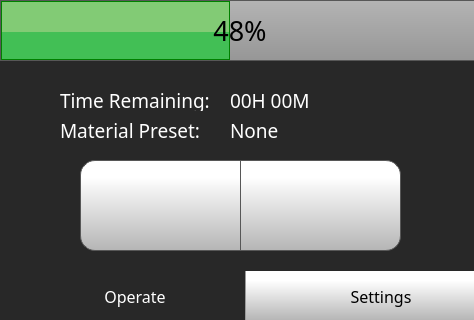
<?xml version="1.0" encoding="UTF-8"?>
<ui version="4.0">
 <class>MainWindow</class>
 <widget class="QMainWindow" name="MainWindow">
  <property name="geometry">
   <rect>
    <x>0</x>
    <y>0</y>
    <width>474</width>
    <height>320</height>
   </rect>
  </property>
  <property name="windowTitle">
   <string>MainWindow</string>
  </property>
  <property name="styleSheet">
   <string notr="true">
background-color: rgb(40, 40, 40);</string>
  </property>
  <widget class="QWidget" name="mainApplication">
   <widget class="QTabWidget" name="controlTabWidget">
    <property name="geometry">
     <rect>
      <x>0</x>
      <y>0</y>
      <width>492</width>
      <height>321</height>
     </rect>
    </property>
    <property name="font">
     <font>
      <family>Gotham</family>
      <pointsize>12</pointsize>
     </font>
    </property>
    <property name="layoutDirection">
     <enum>Qt::LeftToRight</enum>
    </property>
    <property name="autoFillBackground">
     <bool>false</bool>
    </property>
    <property name="styleSheet">
     <string notr="true">QTabWidget::pane { /* The tab widget frame */
    position: absolute;

}

QTabWidget::tab-bar {

}

/* Style the tab using the tab sub-control. Note that
    it reads QTabBar _not_ QTabWidget */
QTabBar::tab {
   border-right: 1px solid rgb(87, 87, 87);
	background-color: qlineargradient(spread:pad, x1:0, y1:1, x2:0, y2:0.188, stop:0 rgba(180, 180, 180, 255), stop:1 rgba(255, 255, 255, 255));
    border-top-color: #C2C7CB; /* same as the pane color */
    width:220px;
     height: 50px;
	padding-left: 25px;

}

QTabBar::tab:selected {
/*    background-color: qlineargradient(x1: 0, y1: 0, x2: 0, y2: 1,
                                      stop: 0 #dadbde, stop: 1 #f6f7fa);
*/
background-color: rgb(40, 40, 40);
color:  rgb(255, 255, 255);

}

QTabBar::tab:selected {
    border-color: #9B9B9B;
    border-bottom-color: #C2C7CB; /* same as pane color */
}
QTabBar::tab:first {
    margin-left: 0; /* the first selected tab has nothing to overlap with on the left */
/*border-bottom-left-radius: 15px;*/
}
QTabBar::tab:last {
    margin-right: 0; /* the last selected tab has nothing to overlap with on the right */
}
QTabBar::tab:focus {
	outline: none;
}
QTabBar:focus {
	outline: none;
}</string>
    </property>
    <property name="tabPosition">
     <enum>QTabWidget::South</enum>
    </property>
    <property name="tabShape">
     <enum>QTabWidget::Rounded</enum>
    </property>
    <property name="currentIndex">
     <number>0</number>
    </property>
    <property name="iconSize">
     <size>
      <width>25</width>
      <height>45</height>
     </size>
    </property>
    <property name="elideMode">
     <enum>Qt::ElideRight</enum>
    </property>
    <property name="usesScrollButtons">
     <bool>false</bool>
    </property>
    <property name="documentMode">
     <bool>false</bool>
    </property>
    <property name="tabsClosable">
     <bool>false</bool>
    </property>
    <property name="movable">
     <bool>false</bool>
    </property>
    <widget class="QWidget" name="temperatureTab">
     <attribute name="icon">
      <iconset>
       <normaloff>templates/img/play-button-arrowhead.png</normaloff>
       <normalon>templates/img/play-button-arrowhead_white.png</normalon>templates/img/play-button-arrowhead.png</iconset>
     </attribute>
     <attribute name="title">
      <string>Operate</string>
     </attribute>
     <widget class="QPushButton" name="startStopButton">
      <property name="geometry">
       <rect>
        <x>80</x>
        <y>160</y>
        <width>161</width>
        <height>91</height>
       </rect>
      </property>
      <property name="minimumSize">
       <size>
        <width>0</width>
        <height>0</height>
       </size>
      </property>
      <property name="font">
       <font>
        <family>Roboto</family>
       </font>
      </property>
      <property name="contextMenuPolicy">
       <enum>Qt::NoContextMenu</enum>
      </property>
      <property name="styleSheet">
       <string notr="true">QPushButton {
    border: 1px solid rgb(87, 87, 87);
	background-color: qlineargradient(spread:pad, x1:0, y1:1, x2:0, y2:0.188, stop:0 rgba(180, 180, 180, 255), stop:1 rgba(255, 255, 255, 255));
	border-bottom-left-radius: 15px;
	border-top-left-radius: 15px;
    
}

QPushButton:pressed {

    background-color: qlineargradient(x1: 0, y1: 0, x2: 0, y2: 1,
                                      stop: 0 #dadbde, stop: 1 #f6f7fa);
}

QPushButton:flat {
    border: none; /* no border for a flat push button */
}

QPushButton:default {
    border-color: navy; /* make the default button prominent */
}

QPushButton:focus {
	outline: none;
}</string>
      </property>
      <property name="text">
       <string/>
      </property>
      <property name="icon">
       <iconset>
        <normaloff>templates/img/play-button.png</normaloff>
        <normalon>templates/img/pause-button.png</normalon>templates/img/play-button.png</iconset>
      </property>
      <property name="iconSize">
       <size>
        <width>30</width>
        <height>30</height>
       </size>
      </property>
      <property name="checkable">
       <bool>true</bool>
      </property>
      <property name="checked">
       <bool>false</bool>
      </property>
      <property name="autoDefault">
       <bool>false</bool>
      </property>
      <property name="default">
       <bool>false</bool>
      </property>
      <property name="flat">
       <bool>false</bool>
      </property>
     </widget>
     <widget class="QPushButton" name="stopButton">
      <property name="geometry">
       <rect>
        <x>240</x>
        <y>160</y>
        <width>161</width>
        <height>91</height>
       </rect>
      </property>
      <property name="minimumSize">
       <size>
        <width>0</width>
        <height>0</height>
       </size>
      </property>
      <property name="font">
       <font>
        <family>Roboto</family>
       </font>
      </property>
      <property name="contextMenuPolicy">
       <enum>Qt::NoContextMenu</enum>
      </property>
      <property name="styleSheet">
       <string notr="true">QPushButton {
    border: 1px solid rgb(87, 87, 87);

	background-color: qlineargradient(spread:pad, x1:0, y1:1, x2:0, y2:0.188, stop:0 rgba(180, 180, 180, 255), stop:1 rgba(255, 255, 255, 255));

	border-bottom-right-radius: 15px;
	border-top-right-radius: 15px;
}

QPushButton:pressed {
    background-color: qlineargradient(x1: 0, y1: 0, x2: 0, y2: 1,
                                      stop: 0 #dadbde, stop: 1 #f6f7fa);
}

QPushButton:flat {
    border: none; /* no border for a flat push button */
}

QPushButton:default {
    border-color: navy; /* make the default button prominent */
}

QPushButton:focus {
	outline: none;
}</string>
      </property>
      <property name="text">
       <string/>
      </property>
      <property name="icon">
       <iconset>
        <normaloff>templates/img/video-player-stop-button.png</normaloff>templates/img/video-player-stop-button.png</iconset>
      </property>
      <property name="iconSize">
       <size>
        <width>25</width>
        <height>25</height>
       </size>
      </property>
     </widget>
     <widget class="QProgressBar" name="progressBar">
      <property name="geometry">
       <rect>
        <x>0</x>
        <y>0</y>
        <width>481</width>
        <height>61</height>
       </rect>
      </property>
      <property name="font">
       <font>
        <family>Gotham</family>
        <pointsize>20</pointsize>
        <weight>50</weight>
        <italic>false</italic>
        <bold>false</bold>
        <stylestrategy>PreferAntialias</stylestrategy>
       </font>
      </property>
      <property name="contextMenuPolicy">
       <enum>Qt::NoContextMenu</enum>
      </property>
      <property name="styleSheet">
       <string notr="true">QProgressBar::chunk {

	background-color: qlineargradient(spread:pad, x1:0, y1:0.523, x2:0, y2:0.534, stop:0 rgba(130, 203, 117, 255), stop:1 rgba(66, 191, 85, 255));
border: 1px solid green;
}

QProgressBar {
    border: 1px solid rgb(87, 87, 87);
 /*  border-bottom-left-radius: 10px;
 border-bottom-right-radius: 10px;*/
	background-color: qlineargradient(spread:pad, x1:0, y1:1, x2:0, y2:0, stop:0 rgba(150, 150, 150, 255), stop:1 rgba(180, 180, 180, 255));
}
</string>
      </property>
      <property name="maximum">
       <number>100</number>
      </property>
      <property name="value">
       <number>48</number>
      </property>
      <property name="alignment">
       <set>Qt::AlignCenter</set>
      </property>
      <property name="textVisible">
       <bool>true</bool>
      </property>
      <property name="orientation">
       <enum>Qt::Horizontal</enum>
      </property>
      <property name="format">
       <string>%p%</string>
      </property>
     </widget>
     <widget class="QLabel" name="FileNameLabel">
      <property name="geometry">
       <rect>
        <x>60</x>
        <y>90</y>
        <width>161</width>
        <height>21</height>
       </rect>
      </property>
      <property name="font">
       <font>
        <family>Gotham Light</family>
        <pointsize>14</pointsize>
        <weight>50</weight>
        <bold>false</bold>
       </font>
      </property>
      <property name="contextMenuPolicy">
       <enum>Qt::NoContextMenu</enum>
      </property>
      <property name="styleSheet">
       <string notr="true">color: rgb(255, 255, 255);</string>
      </property>
      <property name="text">
       <string>Time Remaining:</string>
      </property>
     </widget>
     <widget class="QLabel" name="timeRemaining">
      <property name="geometry">
       <rect>
        <x>230</x>
        <y>90</y>
        <width>211</width>
        <height>21</height>
       </rect>
      </property>
      <property name="font">
       <font>
        <family>Gotham Medium</family>
        <pointsize>14</pointsize>
       </font>
      </property>
      <property name="contextMenuPolicy">
       <enum>Qt::NoContextMenu</enum>
      </property>
      <property name="styleSheet">
       <string notr="true">color: rgb(255, 255, 255);
background-color: rgba(255, 255, 255, 0);</string>
      </property>
      <property name="text">
       <string>00H 00M</string>
      </property>
      <property name="scaledContents">
       <bool>true</bool>
      </property>
      <property name="wordWrap">
       <bool>false</bool>
      </property>
     </widget>
     <widget class="QLabel" name="Materua">
      <property name="geometry">
       <rect>
        <x>230</x>
        <y>120</y>
        <width>211</width>
        <height>21</height>
       </rect>
      </property>
      <property name="font">
       <font>
        <family>Gotham Medium</family>
        <pointsize>14</pointsize>
       </font>
      </property>
      <property name="contextMenuPolicy">
       <enum>Qt::NoContextMenu</enum>
      </property>
      <property name="styleSheet">
       <string notr="true">color: rgb(255, 255, 255);
background-color: rgba(255, 255, 255, 0);</string>
      </property>
      <property name="text">
       <string>None</string>
      </property>
      <property name="scaledContents">
       <bool>true</bool>
      </property>
      <property name="wordWrap">
       <bool>false</bool>
      </property>
     </widget>
     <widget class="QLabel" name="FileNameLabel_2">
      <property name="geometry">
       <rect>
        <x>60</x>
        <y>120</y>
        <width>161</width>
        <height>21</height>
       </rect>
      </property>
      <property name="font">
       <font>
        <family>Gotham Light</family>
        <pointsize>14</pointsize>
        <weight>50</weight>
        <bold>false</bold>
       </font>
      </property>
      <property name="contextMenuPolicy">
       <enum>Qt::NoContextMenu</enum>
      </property>
      <property name="styleSheet">
       <string notr="true">color: rgb(255, 255, 255);</string>
      </property>
      <property name="text">
       <string>Material Preset:</string>
      </property>
     </widget>
    </widget>
    <widget class="QWidget" name="motionTab">
     <attribute name="icon">
      <iconset>
       <normaloff>templates/img/settings.png</normaloff>
       <normalon>templates/img/settings_white.png</normalon>templates/img/settings.png</iconset>
     </attribute>
     <attribute name="title">
      <string>Settings</string>
     </attribute>
     <widget class="QPushButton" name="uvStartStopButton">
      <property name="geometry">
       <rect>
        <x>270</x>
        <y>110</y>
        <width>191</width>
        <height>71</height>
       </rect>
      </property>
      <property name="minimumSize">
       <size>
        <width>0</width>
        <height>0</height>
       </size>
      </property>
      <property name="font">
       <font>
        <family>Roboto</family>
       </font>
      </property>
      <property name="contextMenuPolicy">
       <enum>Qt::NoContextMenu</enum>
      </property>
      <property name="styleSheet">
       <string notr="true">QPushButton {
    border: 1px solid rgb(87, 87, 87);
	background-color: qlineargradient(spread:pad, x1:0, y1:1, x2:0, y2:0.188, stop:0 rgba(180, 180, 180, 255), stop:1 rgba(255, 255, 255, 255));

border-top-left-radius: 15px;
border-top-right-radius: 15px;
    
}

QPushButton:pressed {

    background-color: qlineargradient(x1: 0, y1: 0, x2: 0, y2: 1,
                                      stop: 0 #dadbde, stop: 1 #f6f7fa);
}

QPushButton:flat {
    border: none; /* no border for a flat push button */
}

QPushButton:default {
    border-color: navy; /* make the default button prominent */
}

QPushButton:focus {
	outline: none;
}</string>
      </property>
      <property name="text">
       <string/>
      </property>
      <property name="icon">
       <iconset>
        <normaloff>templates/img/ultraviolet_OFF.png</normaloff>
        <normalon>templates/img/ultraviolet_ON.png</normalon>templates/img/ultraviolet_OFF.png</iconset>
      </property>
      <property name="iconSize">
       <size>
        <width>120</width>
        <height>120</height>
       </size>
      </property>
      <property name="checkable">
       <bool>true</bool>
      </property>
      <property name="checked">
       <bool>false</bool>
      </property>
      <property name="autoDefault">
       <bool>false</bool>
      </property>
      <property name="default">
       <bool>false</bool>
      </property>
      <property name="flat">
       <bool>false</bool>
      </property>
     </widget>
     <widget class="QSpinBox" name="timeSpinBox">
      <property name="geometry">
       <rect>
        <x>10</x>
        <y>120</y>
        <width>241</width>
        <height>131</height>
       </rect>
      </property>
      <property name="font">
       <font>
        <family>Gotham</family>
        <pointsize>20</pointsize>
       </font>
      </property>
      <property name="contextMenuPolicy">
       <enum>Qt::NoContextMenu</enum>
      </property>
      <property name="styleSheet">
       <string notr="true">QSpinBox {
    padding-right: 5px; /* make room for the arrows */
	color: rgb(255, 255, 255);
	background-color: rgba(255, 255, 255, 0);
   
}
QSpinBox ::text:selected {
	background-color: rgb(255, 146, 57);
   
}
QSpinBox::up-button {
     border: 1px solid rgb(87, 87, 87);

border-top-left-radius: 15px;
border-top-right-radius: 15px;
	background-color: qlineargradient(spread:pad, x1:0, y1:1, x2:0, y2:0.188, stop:0 rgba(180, 180, 180, 255), stop:1 rgba(255, 255, 255, 255));
    width: 100px;
     height: 61px;
    padding: 2px;
}

QSpinBox::up-arrow { image: url(./templates/img/arrows.png);
    width: 40px;
     height: 40px;
padding: 5px; }



QSpinBox::up-button:pressed {
    background-color: qlineargradient(x1: 0, y1: 0, x2: 0, y2: 1,
                                      stop: 0 #dadbde, stop: 1 #f6f7fa);
}


QSpinBox::down-button {
     border: 1px solid rgb(87, 87, 87);
border-bottom-left-radius: 15px;
border-bottom-right-radius: 15px;
	background-color: qlineargradient(spread:pad, x1:0, y1:1, x2:0, y2:0.188, stop:0 rgba(180, 180, 180, 255), stop:1 rgba(255, 255, 255, 255));
    width: 100px;
     height: 61px;
    padding: 2px;
}

QSpinBox::down-arrow {image: url(./templates/img/arrows-5.png);
    width: 40px;
     height: 40px;
padding: 5px;
}

QSpinBox::down-button:pressed {
    background-color: qlineargradient(x1: 0, y1: 0, x2: 0, y2: 1,
                                      stop: 0 #dadbde, stop: 1 #f6f7fa);

}

</string>
      </property>
      <property name="frame">
       <bool>false</bool>
      </property>
      <property name="readOnly">
       <bool>false</bool>
      </property>
      <property name="buttonSymbols">
       <enum>QAbstractSpinBox::PlusMinus</enum>
      </property>
      <property name="accelerated">
       <bool>true</bool>
      </property>
      <property name="suffix">
       <string> min</string>
      </property>
      <property name="maximum">
       <number>150</number>
      </property>
      <property name="singleStep">
       <number>1</number>
      </property>
      <property name="value">
       <number>0</number>
      </property>
     </widget>
     <widget class="QLabel" name="timeLabel">
      <property name="geometry">
       <rect>
        <x>10</x>
        <y>120</y>
        <width>181</width>
        <height>31</height>
       </rect>
      </property>
      <property name="font">
       <font>
        <family>Gotham Light</family>
        <pointsize>15</pointsize>
        <weight>50</weight>
        <bold>false</bold>
       </font>
      </property>
      <property name="contextMenuPolicy">
       <enum>Qt::NoContextMenu</enum>
      </property>
      <property name="styleSheet">
       <string notr="true">color: rgb(255, 255, 255);
background-color: rgba(255, 255, 255, 0);</string>
      </property>
      <property name="text">
       <string>Time :</string>
      </property>
     </widget>
     <widget class="QPushButton" name="uvStartStopButton_2">
      <property name="geometry">
       <rect>
        <x>270</x>
        <y>180</y>
        <width>191</width>
        <height>71</height>
       </rect>
      </property>
      <property name="minimumSize">
       <size>
        <width>0</width>
        <height>0</height>
       </size>
      </property>
      <property name="font">
       <font>
        <family>Roboto</family>
       </font>
      </property>
      <property name="contextMenuPolicy">
       <enum>Qt::NoContextMenu</enum>
      </property>
      <property name="styleSheet">
       <string notr="true">QPushButton {
    border: 1px solid rgb(87, 87, 87);
	background-color: qlineargradient(spread:pad, x1:0, y1:1, x2:0, y2:0.188, stop:0 rgba(180, 180, 180, 255), stop:1 rgba(255, 255, 255, 255));
    
border-bottom-left-radius: 15px;
border-bottom-right-radius: 15px;
}

QPushButton:pressed {

    background-color: qlineargradient(x1: 0, y1: 0, x2: 0, y2: 1,
                                      stop: 0 #dadbde, stop: 1 #f6f7fa);
}

QPushButton:flat {
    border: none; /* no border for a flat push button */
}

QPushButton:default {
    border-color: navy; /* make the default button prominent */
}

QPushButton:focus {
	outline: none;
}</string>
      </property>
      <property name="text">
       <string/>
      </property>
      <property name="icon">
       <iconset>
        <normaloff>templates/img/heater_off.png</normaloff>
        <normalon>templates/img/heater_on.png</normalon>templates/img/heater_off.png</iconset>
      </property>
      <property name="iconSize">
       <size>
        <width>120</width>
        <height>120</height>
       </size>
      </property>
      <property name="checkable">
       <bool>true</bool>
      </property>
      <property name="checked">
       <bool>false</bool>
      </property>
      <property name="autoDefault">
       <bool>false</bool>
      </property>
      <property name="default">
       <bool>false</bool>
      </property>
      <property name="flat">
       <bool>false</bool>
      </property>
     </widget>
     <widget class="QLabel" name="selectFilamentlabel">
      <property name="geometry">
       <rect>
        <x>0</x>
        <y>0</y>
        <width>381</width>
        <height>31</height>
       </rect>
      </property>
      <property name="font">
       <font>
        <family>Gotham Light</family>
        <pointsize>14</pointsize>
        <weight>50</weight>
        <bold>false</bold>
       </font>
      </property>
      <property name="contextMenuPolicy">
       <enum>Qt::NoContextMenu</enum>
      </property>
      <property name="styleSheet">
       <string notr="true">color: rgb(255, 255, 255);</string>
      </property>
      <property name="text">
       <string>Material Preset</string>
      </property>
     </widget>
     <widget class="QComboBox" name="materialComboBox">
      <property name="geometry">
       <rect>
        <x>0</x>
        <y>40</y>
        <width>481</width>
        <height>51</height>
       </rect>
      </property>
      <property name="font">
       <font>
        <family>Gotham</family>
        <pointsize>24</pointsize>
       </font>
      </property>
      <property name="contextMenuPolicy">
       <enum>Qt::NoContextMenu</enum>
      </property>
      <property name="styleSheet">
       <string notr="true"> QScrollBar:vertical {
     border: 1px solid black;
border-radius: 5px;
	background-color: rgb(40,40,40);
     width: 80px;
     margin: 70px 0 70px 0;
 }
 QScrollBar::handle:vertical {
border-radius: 5px;
background: qlineargradient(spread:pad, x1:0, y1:1, x2:0, y2:0.188, stop:0 rgba(180, 180, 180, 255), stop:1 rgba(255, 255, 255, 255));
min-height: 20px;
 }
 QScrollBar::add-line:vertical {
     border: 1px solid black;
background: qlineargradient(spread:pad, x1:0, y1:1, x2:0, y2:0.188, stop:0 rgba(180, 180, 180, 255), stop:1 rgba(255, 255, 255, 255));
     height:65px;
border-radius: 5px;
     subcontrol-position: bottom;
     subcontrol-origin: margin;
 }

 QScrollBar::sub-line:vertical {
     border: 1px solid black;
background: qlineargradient(spread:pad, x1:0, y1:1, x2:0, y2:0.188, stop:0 rgba(180, 180, 180, 255), stop:1 rgba(255, 255, 255, 255));
     height: 65px;
border-radius: 5px;
     subcontrol-position: top;
     subcontrol-origin: margin;
 }

QScrollBar::up-arrow:vertical {
 image: url(./templates/img/arrows.png);
    width: 40px;
    height: 40px;
 padding: 5px;
 }
QScrollBar::down-arrow:vertical {
 image: url(./templates/img/arrows-5.png);
    width: 40px;
    height: 40px;
 padding: 5px;
 }

 QScrollBar::add-page:vertical, QScrollBar::sub-page:vertical {
     background: none;
 }

QComboBox {
border: 1px solid black;
    padding: 0px 18px 0px 3px;
    min-width: 6em;

}

QComboBox::item {
	color: rgb(0, 0, 0);
}

QComboBox:editable {
    background: white;
}

QComboBox:!editable, QComboBox::drop-down:editable {
background: white;
}

/* QComboBox gets the &quot;on&quot; state when the popup is open */
QComboBox:!editable:on, QComboBox::drop-down:editable:on {
background: white;
}


QComboBox::drop-down {
border-left: 1px solid black;
border-right: 1px solid black;
	background-color: qlineargradient(spread:pad, x1:0, y1:1, x2:0, y2:0.188, stop:0 rgba(180, 180, 180, 255), stop:1 rgba(255, 255, 255, 255));
    width: 60px;
     height: 50px;

}

QComboBox::down-arrow {

image: url(./templates/img/arrows-5.png);
width: 30px;
height: 30px;

}
</string>
      </property>
      <property name="editable">
       <bool>false</bool>
      </property>
      <property name="currentText">
       <string/>
      </property>
      <property name="maxVisibleItems">
       <number>8</number>
      </property>
      <property name="minimumContentsLength">
       <number>0</number>
      </property>
      <property name="iconSize">
       <size>
        <width>30</width>
        <height>30</height>
       </size>
      </property>
     </widget>
    </widget>
   </widget>
   <zorder>controlTabWidget</zorder>
   <zorder>toolTempSpinBox</zorder>
  </widget>
 </widget>
 <resources/>
 <connections/>
</ui>
